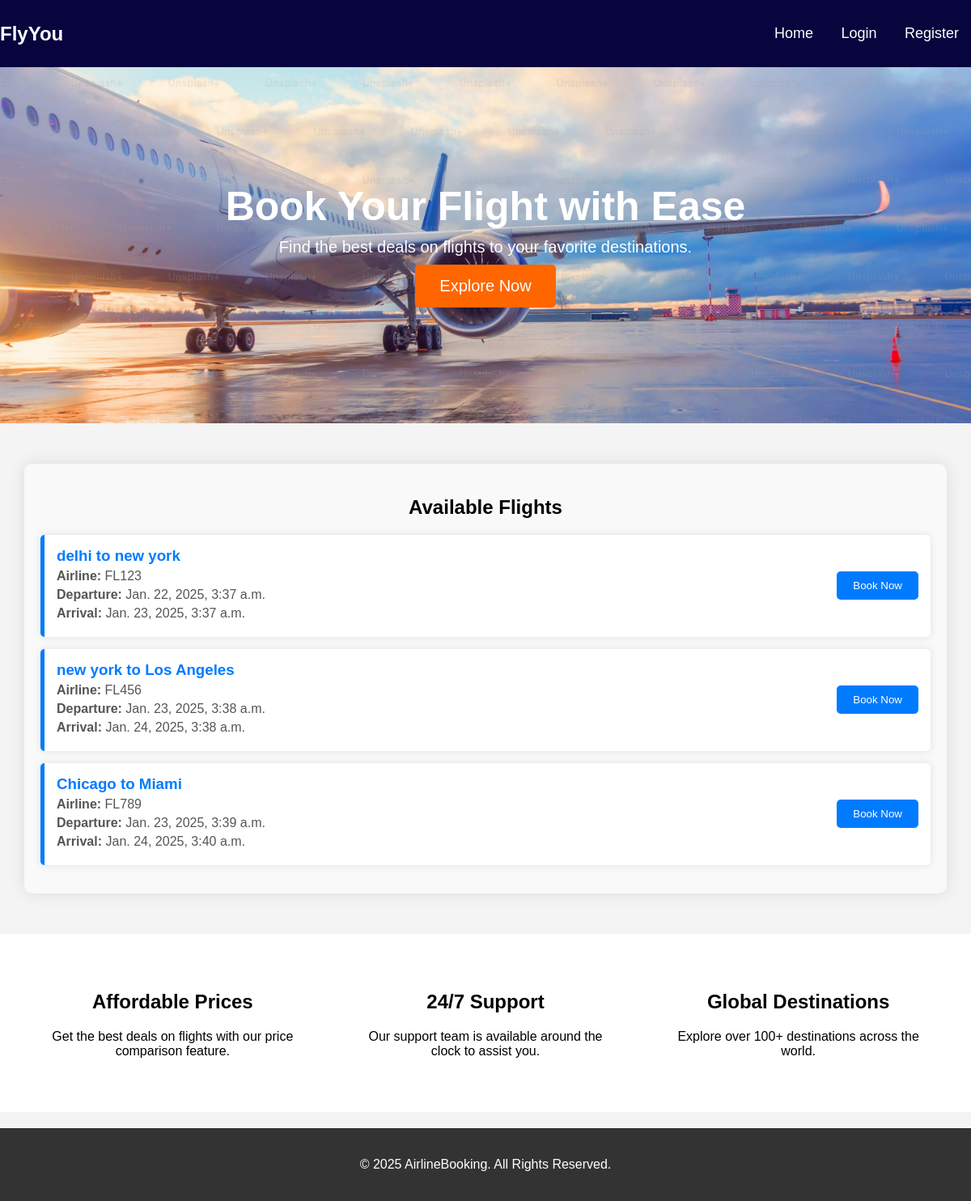
The page / on the database its author committed.
### app/models.py (models this page shows, shortened)
class Flight(models.Model):
    flight_number = models.CharField(max_length=100)
    origin = models.CharField(max_length=100)
    destination = models.CharField(max_length=100)
    departure_time = models.DateTimeField()
    arrival_time = models.DateTimeField()
    economy_seats = models.IntegerField(default=0)
    business_seats = models.IntegerField(default=0)
    first_class_seats = models.IntegerField(default=0)
    economy_price = models.DecimalField(max_digits=10, decimal_places=2)
    business_price = models.DecimalField(max_digits=10, decimal_places=2)
    first_class_price = models.DecimalField(max_digits=10, decimal_places=2)
    available_seats = models.IntegerField(default=0)

### app/views.py (the view)
# urls.py: 2. Add a URL to urlpatterns:  path('', views.home, name='home')
def home(request):
    available_flights = Flight.objects.filter()  # Filter only available flights
    return render(request, 'index.html', {'flights': available_flights})

### templates/index.html (shortened to what this page needs)
<!DOCTYPE html>
<html lang="en">
<head>
    {%load static%}
    <link rel="stylesheet" href="{% static 'css/indexstyle.css'%}">
</head>
<body>
    <header>
        <nav>
            <div class="logo">FlyYou</div>
            <ul class="nav-links">
                <li><a href="{% url 'home'%}">Home</a></li>
                <li><a href="{% url 'user_login'%}">Login</a></li>
                <li><a href="{% url 'user_register'%}">Register</a></li>
            </ul>
        </nav>
    </header>
    <section class="hero">
        <div class="hero-content">
            <h1>Book Your Flight with Ease</h1>
            <p>Find the best deals on flights to your favorite destinations.</p>
            <button class="cta-button" onclick="window.location.href='login'">Explore Now</button>
        </div>
    </section>
    <section class="flight-list">
        <h2>Available Flights</h2>
        {% if flights %}
            {% for flight in flights %}
                <div class="flight">
                    <div class="flight-details">
                        <h3>{{ flight.origin }} to {{ flight.destination }}</h3>
                        <p><strong>Airline:</strong> {{ flight.flight_number }}</p>
                        <p><strong>Departure:</strong> {{ flight.departure_time }}</p>
                        <p><strong>Arrival:</strong> {{ flight.arrival_time }}</p>
                    </div>
                    <button class="book-now-btn" onclick="window.location.href='login'">Book Now</button>
                </div>
            {% endfor %}
        {% else %}
            <p class="text-center">No available flights at the moment.</p>
        {% endif %}
    </section>
    <section class="features">
        <div class="feature">
            <h2>Affordable Prices</h2>
            <p>Get the best deals on flights with our price comparison feature.</p>
        </div>
        <div class="feature">
            <h2>24/7 Support</h2>
            <p>Our support team is available around the clock to assist you.</p>
        </div>
        <div class="feature">
            <h2>Global Destinations</h2>
            <p>Explore over 100+ destinations across the world.</p>
        </div>
    </section>
    <footer>
        <p>&copy; 2025 AirlineBooking. All Rights Reserved.</p>
    </footer>
</body>
</html>

### static/css/indexstyle.css (style rules this page uses)
body { font-family: Arial, sans-serif; margin: 0; padding: 0; box-sizing: border-box; background-color: #f4f4f4; }
header { background: #08043e; color: #fff; padding: 15px 0; text-align: center; }
nav { display: flex; justify-content: space-between; align-items: center; max-width: 1200px; margin: 0 auto; }
.logo { font-size: 24px; font-weight: bold; }
.nav-links { list-style: none; padding: 0; }
.nav-links li { display: inline; margin: 0 15px; }
.nav-links a { color: #fff; text-decoration: none; font-size: 18px; }
.hero { background: url('https://source.unsplash.com/1600x900/?airplane,travel') no-repeat center center/cover; height: 400px; display: flex; align-items: center; justify-content: center; color: #fff; text-align: center; padding: 20px; }
.hero-content h1 { font-size: 50px; margin: 0; }
.hero-content p { font-size: 20px; margin: 10px 0; }
.cta-button { background: #ff6600; color: #fff; padding: 15px 30px; border: none; font-size: 20px; cursor: pointer; border-radius: 5px; }
.features { display: flex; justify-content: space-around; padding: 50px 20px; background: #fff; }
.feature { max-width: 300px; text-align: center; }
footer { background: #333; color: #fff; text-align: center; padding: 20px 0; margin-top: 20px; }

### rows shown on the page
Flight: origin "delhi", destination "new york", flight_number "FL123", departure_time "Jan. 22, 2025, 3:37 a.m.", arrival_time "Jan. 23, 2025, 3:37 a.m."
Flight: origin "new york", destination "Los Angeles", flight_number "FL456", departure_time "Jan. 23, 2025, 3:38 a.m.", arrival_time "Jan. 24, 2025, 3:38 a.m."
Flight: origin "Chicago", destination "Miami", flight_number "FL789", departure_time "Jan. 23, 2025, 3:39 a.m.", arrival_time "Jan. 24, 2025, 3:40 a.m."
